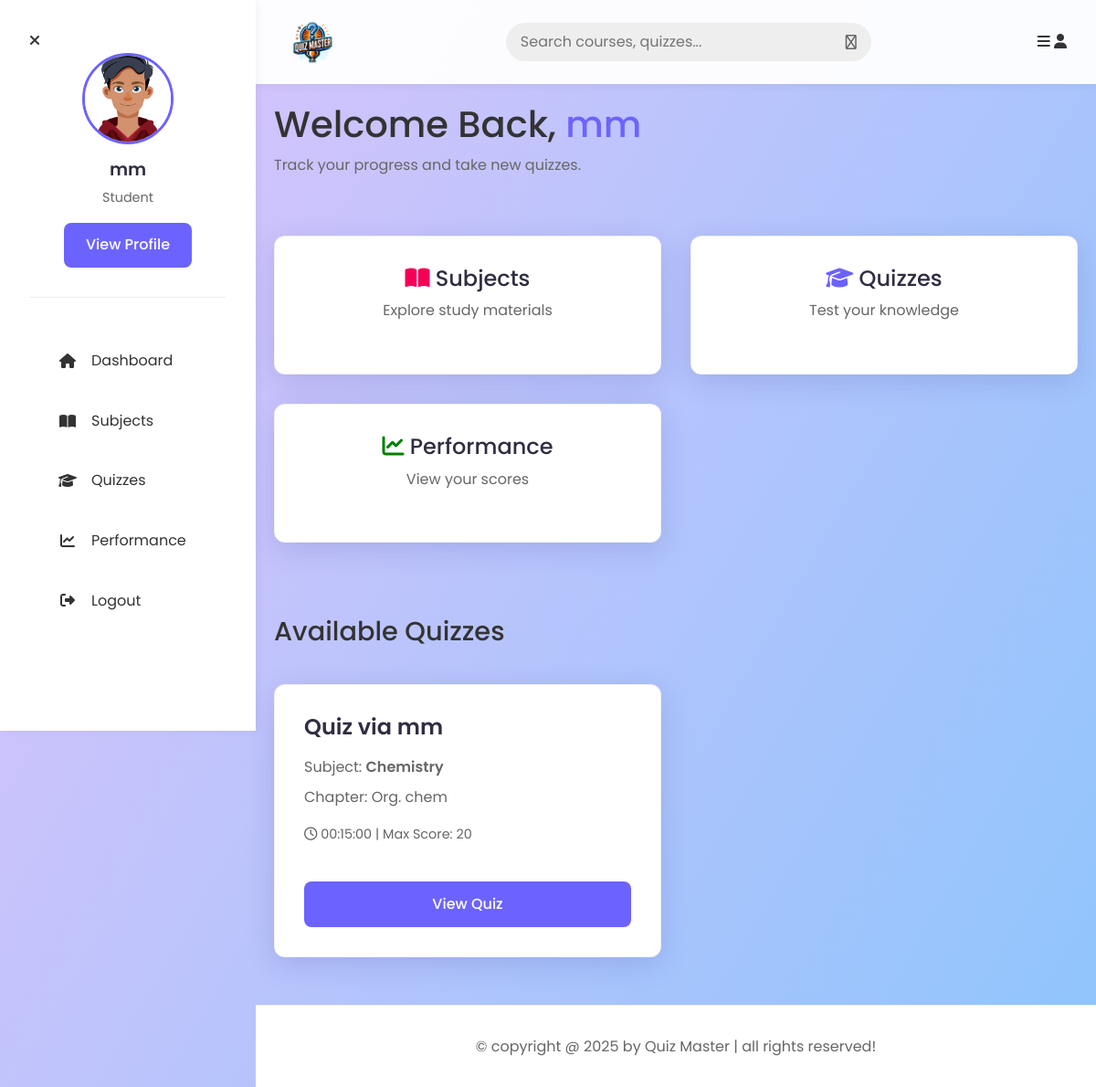
Before: /user_dashboard (signed in) with the older database file.
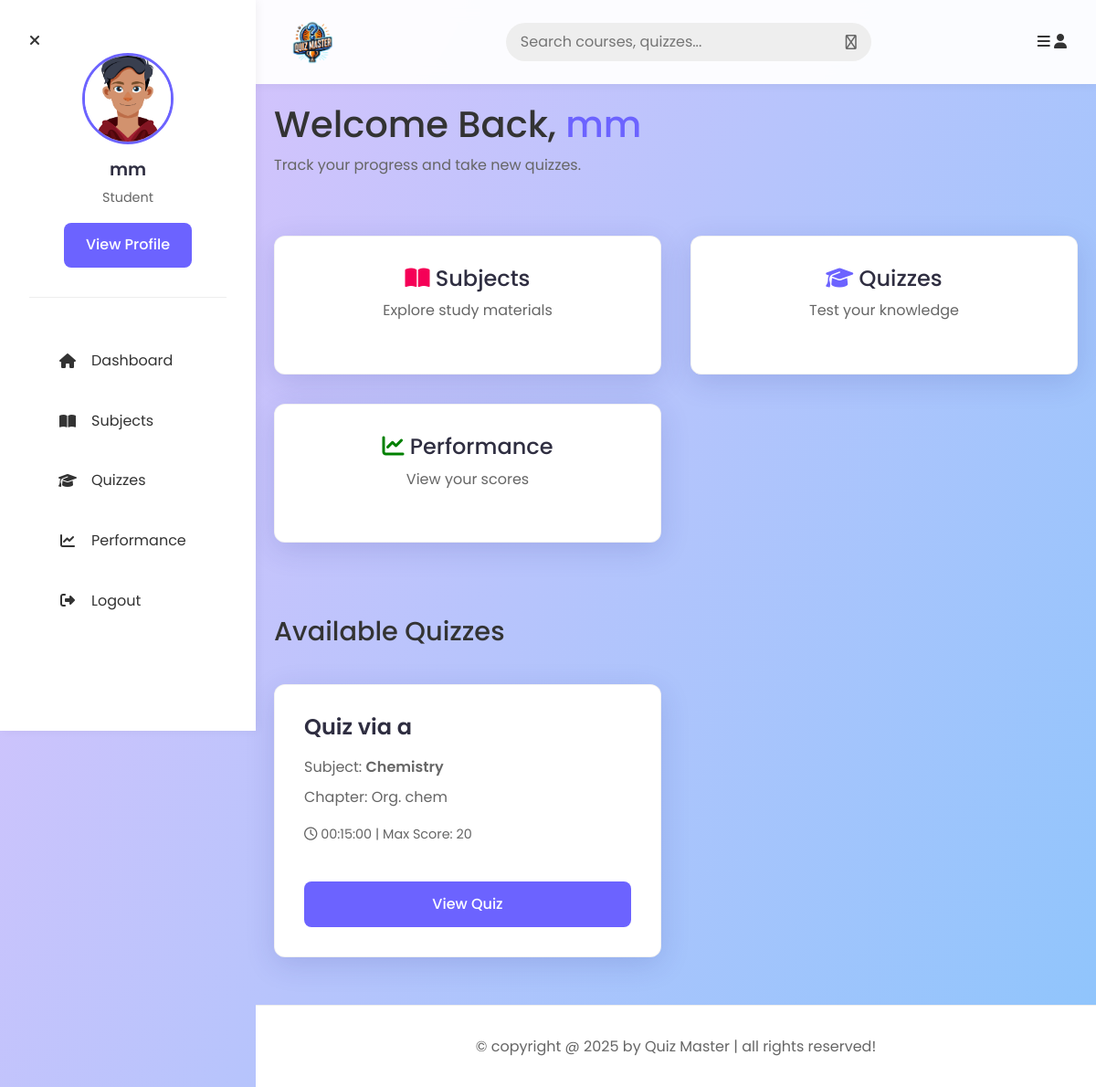
After: the same page with the newer database file.
### models/models.py (models this page shows)
class User_Info(db.Model, UserMixin):
    __tablename__ = "user_info"
    id = db.Column(db.Integer, primary_key=True)
    email = db.Column(db.String, unique=True, nullable=False)
    password = db.Column(db.String, nullable=False)
    full_name = db.Column(db.String, nullable=False)
    qualification = db.Column(db.Integer, nullable=False)
    role = db.Column(db.Integer, default=1)
    dob = db.Column(db.Date, nullable=False)
    user_score = db.Column(db.Integer, default=0)
    quizs = db.relationship("Quiz", cascade="all,delete", backref="user_info", lazy=True)

class Quiz(db.Model):
    __tablename__ = "quiz"
    id = db.Column(db.Integer, primary_key=True)
    user_id = db.Column(db.Integer, db.ForeignKey('user_info.id'), nullable=False)
    chapter_id = db.Column(db.Integer, db.ForeignKey('chapter.id'), nullable=False)
    date_time = db.Column(db.DateTime, nullable=False)
    duration = db.Column(db.Time, nullable=False)
    score = db.Column(db.Integer, nullable=False)
    quiz_maxm_score = db.Column(db.Integer, default=0)
    questions = db.relationship("Question", cascade="all,delete",backref="quiz",lazy=True)

class Subject(db.Model):
    __tablename__ = "subject"
    id = db.Column(db.Integer, primary_key=True)
    name = db.Column(db.String, unique=True, nullable=False)
    description = db.Column(db.String, nullable=False)
    chaps = db.relationship("Chapter", cascade="all,delete", backref="subject", lazy=True)

class Chapter(db.Model):
    __tablename__ = "chapter"
    id = db.Column(db.Integer, primary_key=True)
    name = db.Column(db.String, unique=True, nullable=False)
    description = db.Column(db.String, nullable=False)
    subject_id = db.Column(db.Integer, db.ForeignKey('subject.id'), nullable=False)
    ques = db.relationship("Question", cascade="all,delete", backref="chapter", lazy=True)
    quizs = db.relationship("Quiz", cascade="all,delete", backref="chapter", lazy=True)

### controllers/routes.py (the view)
@user.route('/user_dashboard')
@login_required
def user_dashboard():
    quizs = Quiz.query.all()
    curr_dt = datetime.now()
    return render_template('user_dashboard.html', quizs=quizs, curr_dt=curr_dt)

### extensions.py (called while the page is built)
@login_manager.user_loader
def load_user(user_id):
    from models.models import User_Info
    return User_Info.query.get(int(user_id))

### templates/user_dashboard.html
{% extends 'user_layout.html' %}
{% block content %}
<section class="dashboard">
   <div class="heading" style="border: none; margin-bottom: 2rem;">
      <h1>Welcome Back, <span style="color: var(--primary-color);">{{ current_user.full_name }}</span></h1>
      <p style="color: var(--text-light);">Track your progress and take new quizzes.</p>
   </div>
   <div class="grid-container">
      <a href="{{ url_for('user.subjects') }}" class="box" style="display: block; text-align: center;">
         <h3 style="color: var(--secondary-color); font-size: 1.5rem; margin-bottom: 0.5rem;"><i
               class="fa-solid fa-book-open" style="color: var(--accent-color);"></i> Subjects</h3>
         <p>Explore study materials</p>
      </a>
      <a href="{{ url_for('user.quizes') }}" class="box" style="display: block; text-align: center;">
         <h3 style="color: var(--secondary-color); font-size: 1.5rem; margin-bottom: 0.5rem;"><i
               class="fas fa-graduation-cap" style="color: var(--primary-color);"></i> Quizzes</h3>
         <p>Test your knowledge</p>
      </a>
      <a href="{{url_for('user.user_summary')}}" class="box" style="display: block; text-align: center;">
         <h3 style="color: var(--secondary-color); font-size: 1.5rem; margin-bottom: 0.5rem;"><i
               class="fa-solid fa-chart-line" style="color: green;"></i> Performance</h3>
         <p>View your scores</p>
      </a>
   </div>
   <div style="margin-top: 3rem;">
      <h2 class="heading" style="font-size: 1.8rem;">Available Quizzes</h2>
      <div class="grid-container">
         {% if quizs %}
         {% for quiz in quizs %}
         <div class="box">
            <h3 class="title">Quiz via {{ quiz.user_info.full_name }}</h3>
            <p style="margin-bottom: 0.5rem;">Subject: <span style="font-weight: 600;">{{ quiz.chapter.subject.name
                  }}</span></p>
            <p style="margin-bottom: 1rem;">Chapter: {{ quiz.chapter.name }}</p>
            <p class="text-small" style="color: var(--text-light); font-size: 0.9rem;"><i class="far fa-clock"></i> {{
               quiz.duration }} | Max Score: {{ quiz.quiz_maxm_score }}</p>
            <a href="{{ url_for('user.view_quiz', id=quiz.id) }}" class="btn inline-btn"
               style="margin-top: 1rem; width: 100%;">View Quiz</a>
         </div>
         {% endfor %}
         {% else %}
         <p>No quizzes available at the moment.</p>
         {% endif %}
      </div>
   </div>
</section>
{% endblock%}

### templates/user_layout.html (shortened to what this page needs)
<!DOCTYPE html>
<html lang="en">
<head>
   <link rel="stylesheet" href="https://cdnjs.cloudflare.com/ajax/libs/font-awesome/6.1.2/css/all.min.css">
   <link rel="stylesheet" href="https://cdn.jsdelivr.net/npm/bootstrap@4.0.0/dist/css/bootstrap.min.css">
   <link rel="stylesheet" href="{{ url_for('static', filename='main.css') }}">
</head>
<body class="light">
   <header class="header">
      <section class="flex">
         <a href="{{ url_for('user.user_dashboard') }}" class="logo">
            <img src="{{ url_for('static', filename='images/logo_qm.jpeg') }}" alt="Quiz Master Logo">
         </a>
         <form action="{{url_for('user.usr_search')}}" method="post" class="search-form">
            <input type="text" name="search_box" placeholder="Search courses, quizzes..." required maxlength="100">
            <button type="submit" class="fas fa-search"></button>
         </form>
         <div class="icons">
            <div id="menu-btn" class="fas fa-bars"></div>
            <div id="user-btn" class="fas fa-user"></div>
         </div>
      </section>
   </header>
   <div class="side-bar">
      <div id="close-btn">
         <i class="fas fa-times"></i>
      </div>
      <div class="profile">
         <img src="{{ url_for('static', filename='images/profile_pic.jpg') }}" class="image" alt="Profile">
         <h3 class="name">{{current_user.full_name or current_user.email}}</h3>
         <p class="role">Student</p>
         <a href="#" class="btn shadow-sm">View Profile</a>
      </div>
      <nav class="navbar">
         <a href="{{ url_for('user.user_dashboard') }}"><i class="fas fa-home"></i><span>Dashboard</span></a>
         <a href="{{ url_for('user.subjects') }}"><i class="fa-solid fa-book-open"></i><span>Subjects</span></a>
         <a href="{{ url_for('user.quizes') }}"><i class="fas fa-graduation-cap"></i><span>Quizzes</span></a>
         <a href="{{url_for('user.user_summary')}}"><i class="fa-solid fa-chart-line"></i><span>Performance</span></a>
         <a href="{{ url_for('general_routes.logout') }}"><i class="fa-solid fa-right-from-bracket"></i><span>Logout</span></a>
      </nav>
   </div>
   <main class="container">
      {% block content %}
      {% endblock %}
   </main>
   <footer class="footer">
      &copy; copyright @ 2025 by <span>Quiz Master</span> | all rights reserved!
   </footer>
</body>
</html>

### static/main.css (style rules this page uses)
:root { --primary-color: #6C63FF; --primary-dark: #5a52d5; --secondary-color: #2F2E41; --accent-color: #F50057; --text-color: #333333; --text-light: #666666; --bg-color: #F0F2F5; --white: #ffffff; --glass-bg: rgba(255, 255, 255, 0.85); --glass-border: rgba(255, 255, 255, 0.18); --shadow: 0 8px 32px 0 rgba(31, 38, 135, 0.15); --radius: 12px; --transition: all 0.3s ease; }
* { margin: 0; padding: 0; box-sizing: border-box; font-family: 'Poppins', sans-serif; }
body { background: var(--bg-color); background-image: linear-gradient(120deg, #e0c3fc 0%, #8ec5fc 100%); min-height: 100vh; color: var(--text-color); line-height: 1.6; }
a { text-decoration: none; color: inherit; transition: var(--transition); }
.container { max-width: 1200px; margin: 0 auto; padding: 20px; }
.header { position: sticky; top: 0; z-index: 1000; padding: 1rem 0; background: rgba(255, 255, 255, 0.95); backdrop-filter: blur(10px); box-shadow: 0 2px 10px rgba(0,0,0,0.05); }
.header .flex { display: flex; justify-content: space-between; align-items: center; max-width: 1300px; margin: 0 auto; padding: 0 2rem; }
.header .logo img { height: 60px; width: auto; object-fit: contain; }
.side-bar { position: fixed; top: 0; left: 0; width: 280px; height: 100vh; background: var(--white); padding: 2rem; z-index: 1100; box-shadow: 2px 0 10px rgba(0,0,0,0.05); transition: var(--transition); overflow-y: auto; }
.side-bar .profile { text-align: center; margin-bottom: 2rem; padding-bottom: 2rem; border-bottom: 1px solid #eee; }
.side-bar .profile .image { width: 100px; height: 100px; border-radius: 50%; object-fit: cover; margin-bottom: 1rem; border: 3px solid var(--primary-color); }
.side-bar .profile .name { font-size: 1.2rem; font-weight: 600; color: var(--secondary-color); }
.side-bar .profile .role { font-size: 0.9rem; color: var(--text-light); }
.side-bar .navbar a { display: flex; align-items: center; padding: 1rem; font-size: 1rem; color: var(--text-color); border-radius: 8px; margin-bottom: 0.5rem; }
.side-bar .navbar a i { margin-right: 1rem; width: 20px; text-align: center; }
body { padding-left: 280px; transition: var(--transition); }
.home-grid .box-container, .subjects .box-container, .grid-container { display: grid; grid-template-columns: repeat(auto-fill, minmax(300px, 1fr)); gap: 2rem; padding: 2rem 0; }
.box { background: var(--white); padding: 2rem; border-radius: var(--radius); box-shadow: var(--shadow); transition: var(--transition); border: 1px solid rgba(0,0,0,0.05); }
.box .title { font-size: 1.5rem; color: var(--secondary-color); margin-bottom: 1rem; font-weight: 600; }
.box p { color: var(--text-light); margin-bottom: 1.5rem; }
.btn, .inline-btn, button[type="submit"] { display: inline-block; background: var(--primary-color); color: var(--white); padding: 0.8rem 1.5rem; border-radius: 8px; font-weight: 500; cursor: pointer; border: none; text-align: center; font-size: 1rem; transition: var(--transition); }
input[type="text"], input[type="email"], input[type="password"], input[type="date"], input[type="number"], input[type="time"], textarea, select { width: 100%; padding: 0.8rem 1rem; border: 1px solid #ddd; border-radius: 8px; font-size: 1rem; background: rgba(255, 255, 255, 0.9); transition: var(--transition); }
.search-form { display: flex; align-items: center; background: #eee; padding: 0.5rem 1rem; border-radius: 50px; width: 100%; max-width: 400px; }
.search-form input { background: transparent; border: none; box-shadow: none; padding: 0; }
.search-form button { background: transparent; color: var(--text-light); padding: 0; margin-left: 10px; box-shadow: none; }
.footer { background: var(--white); text-align: center; padding: 2rem; margin-top: auto; color: var(--text-light); border-top: 1px solid #eee; }

Changed rows visible on the page:
changed Quiz "Chemistry": user_info.full_name "mm" → "a"
